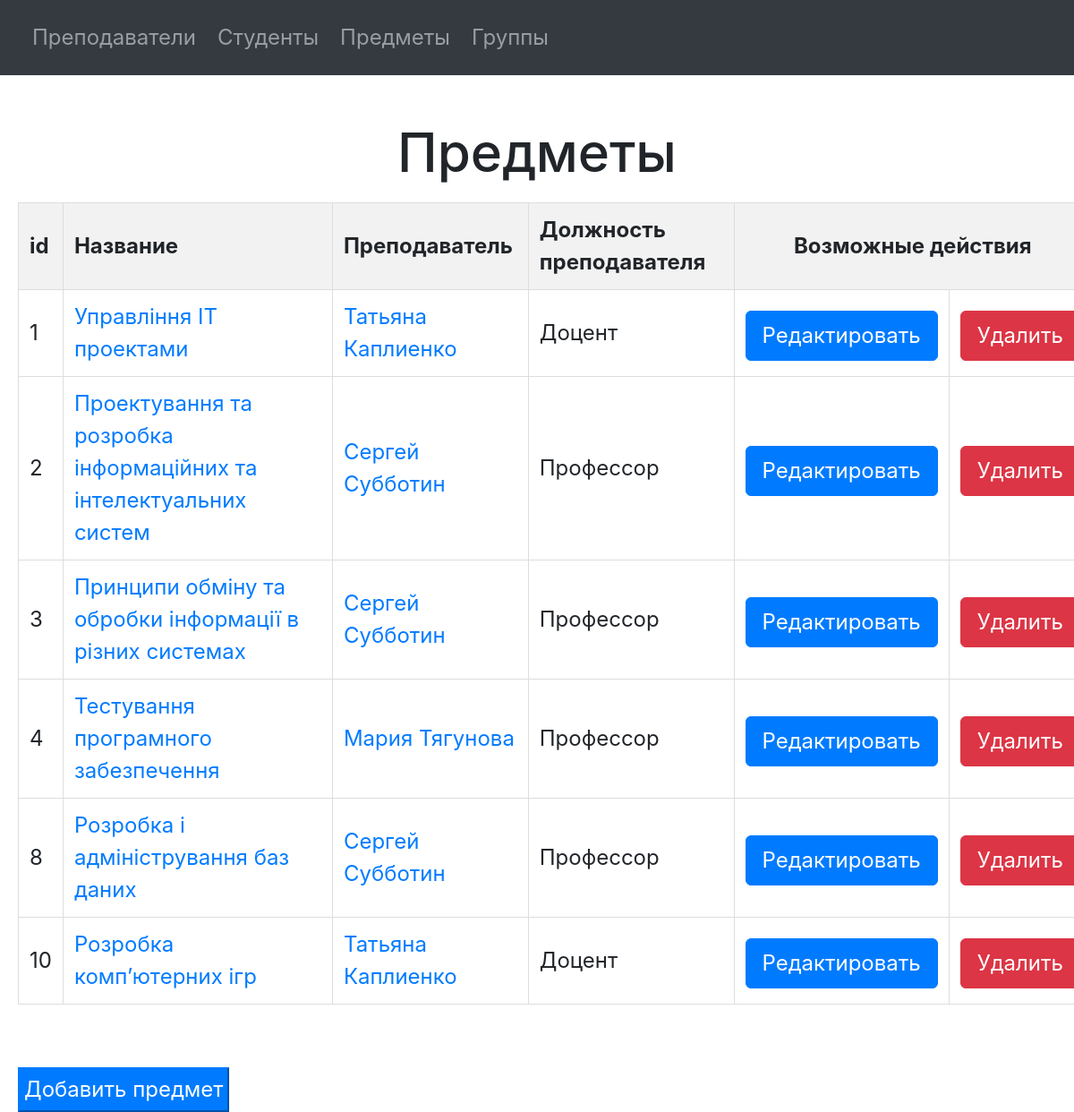
The page /subjects/ on the database as committed earlier.
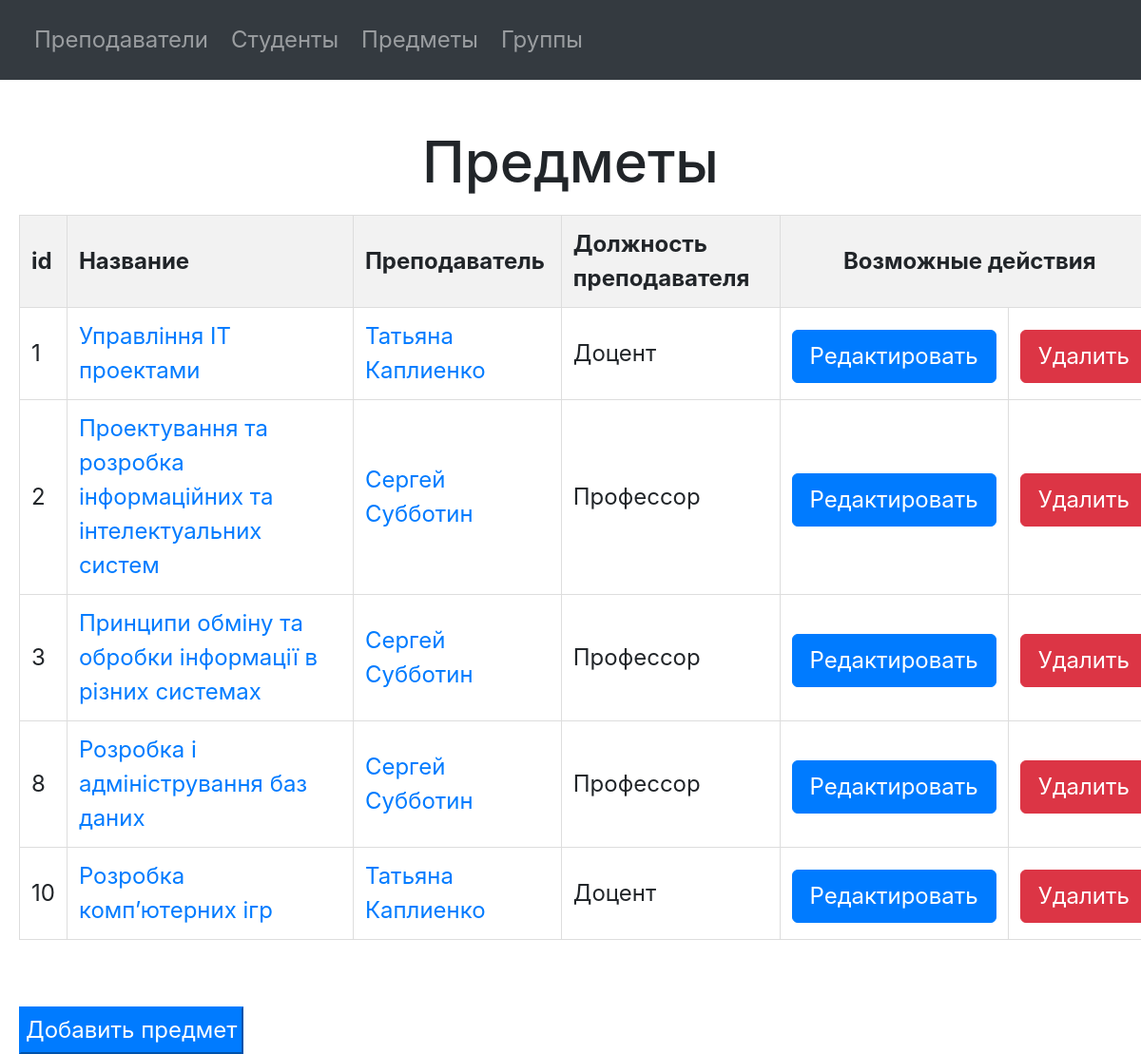
The same page on the database as committed later.
### university/models.py (models this page shows, shortened)
class Subject(models.Model):
    title = models.CharField(max_length=80, verbose_name="Название предмета")
    group = models.ForeignKey(to=Group, related_name="subjects", on_delete=models.CASCADE, verbose_name="Группа")
    teacher = models.ForeignKey(to=Teacher, on_delete=models.CASCADE,
                                verbose_name="Преподаватель, который ведет предмет")
    class Meta:
        verbose_name = "Предмет"
        verbose_name_plural = "Предметы"

class Teacher(models.Model):
    first_name = models.CharField(max_length=20, verbose_name="Имя")
    last_name = models.CharField(max_length=20, verbose_name="Фамилия")
    email = models.EmailField(max_length=30, verbose_name="Email преподавателя")
    job_position = models.CharField(max_length=40, choices=JOB_POSITION_CHOICES, verbose_name="Должность")
    class Meta:
        verbose_name = "Преподаватель"
        verbose_name_plural = "Преподаватели"

### university/views.py (the view)
# urls.py: path('subjects/', get_subjects, name='get_subjects'),
def get_subjects(request):
    subjects = Subject.objects.all()
    context = {
        'subjects': subjects,
    }
    return render(request, "subject/view_subjects.html", context)

### templates/subject/view_subjects.html (shortened to what this page needs)
{% include "navigation.html" %}
<!DOCTYPE html>
<html lang="en">
<head>
</head>
<body>
<h1>Предметы</h1>
<table border="1px solid black">
    <thead>
    <tr>
        <th>id</th>
        <th>Название</th>
        <th>Преподаватель</th>
        <th>Должность преподавателя</th>
        <th colspan="2" style="text-align: center">Возможные действия</th>
    </tr>
    </thead>
    <tbody>
    {% for subject in subjects %}
        <tr>
            <td>{{ subject.id }}</td>
            <td><a href="/subject/{{ subject.id }}">{{ subject.title }} </a></td>
            <td>
                <a href="/teacher/{{ subject.teacher.id }}">{{ subject.teacher.first_name }} {{ subject.teacher.last_name }}</a>
            </td>
            <td>{{ subject.teacher.job_position }}</td>
            <td>
                <form action="/subject/{{ subject.id }}/edit">
                    <button class="btn btn-primary">Редактировать</button>
                </form>
            </td>
            <td>
                <form action="/subject/{{ subject.id }}/delete">
                    <button class="btn btn-danger">Удалить</button>
                </form>
            </td>
        </tr>
    {% endfor %}
    </tbody>
</table>
<form action="/subject/add" style="margin-top: 50px; margin-left: 10px">
    <button type="submit" class="btn-primary btn-submit">Добавить предмет</button>
</form>
</body>
</html>

Rows that differ between the two databases and show on the page:
removed Subject: id "4", title "Тестування програмного забезпечення", teacher.first_name "Мария", teacher.last_name "Тягунова", teacher.job_position "Профессор"
